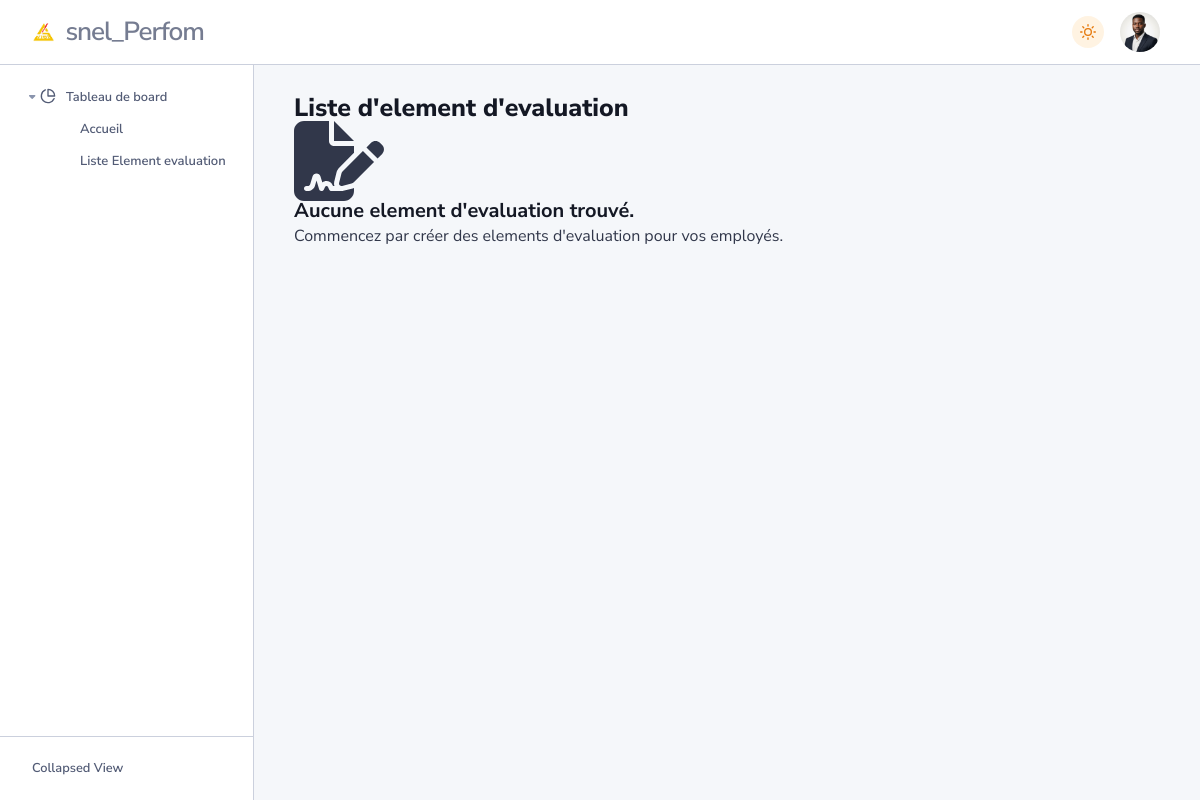
Before: /goals/element/liste/ (signed in) with the older database file.
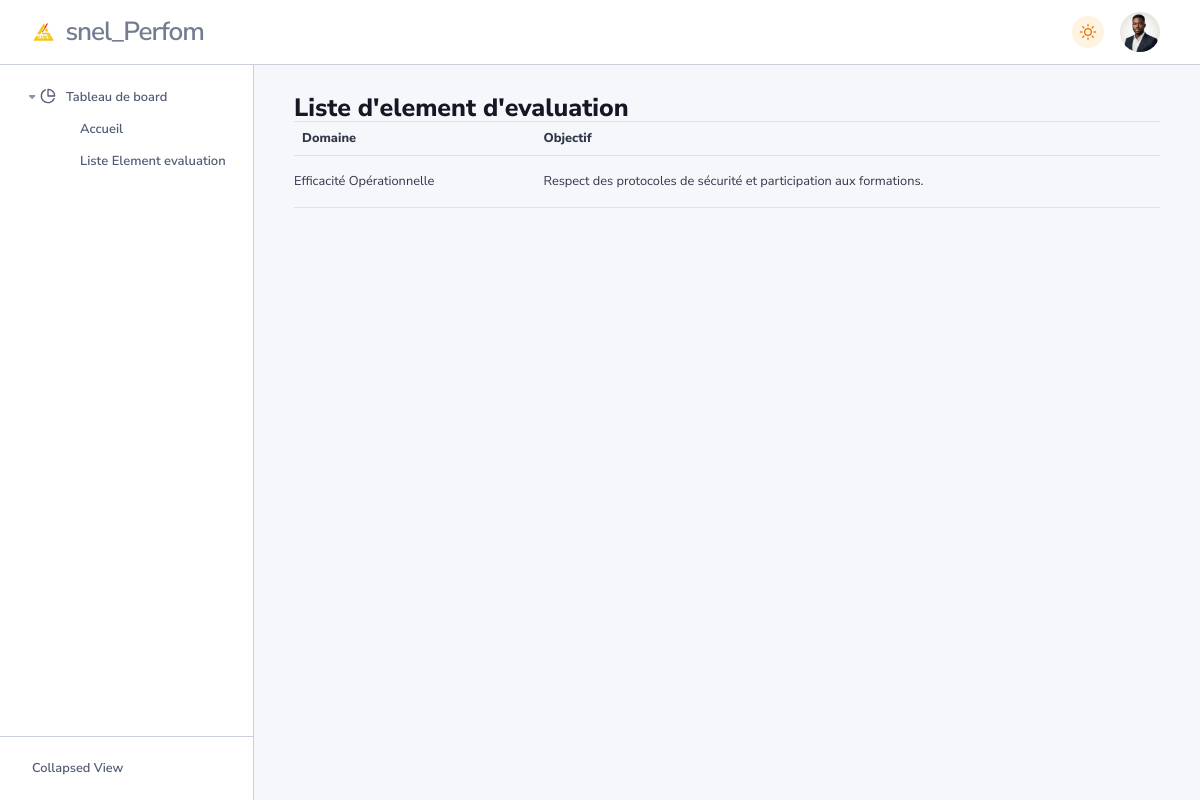
After: the same page with the newer database file.
### performance/models.py (models this page shows)
class ElementEvaluation(models.Model):
    DOMAINE = (
        ('Efficacité Opérationnelle', 'Efficacité Opérationnelle'),
        ('Qualité du Service Client', 'Qualité du Service Client'),
        ('Collaboration en Équipe', 'Collaboration en Équipe'),
        ('Sécurité au Travail', 'Sécurité au Travail'),
        ('Compétences Techniques', 'Compétences Techniques'),
    )
    domaine = models.CharField(choices=DOMAINE, max_length=100, verbose_name="Domaine")
    objectif = models.TextField(verbose_name="Objectif")
    date_creation = models.DateField(auto_now_add=True)
    create_by = models.ForeignKey(Employee, on_delete=models.SET_NULL, null=True, blank=True,)

### performance/views.py (the view)
# urls.py: path('element/liste/', ListeElementEvaluation.as_view(), name='element-liste'),
class ListeElementEvaluation(LoginRequiredMixin, ListView):
    model = ElementEvaluation
    context_object_name = 'elements'
    template_name = 'element_evaluation.html'

### templates/element_evaluation.html (shortened to what this page needs)
{% extends 'index.html' %}
{% load static %}
{% block content %}
<div class="content">
    <div class="card-header">
        <h3 class="mb-0">Liste d'element d'evaluation</h3>
    </div>
    <div class="goals-container">
        {% if elements %}
        <div class="table-responsive mx-n1 px-1 scrollbar">
            <table class="table fs-9 mb-0 border-top border-translucent">
                <thead>
                    <tr>
                        <th class="sort white-space-nowrap align-middle" scope="col" style="min-width:150px;">Domaine</th>
                        <th class="sort align-middle" scope="col" style="min-width:100px;">Objectif</th>
                    </tr>
                </thead>
                <tbody class="list">
                    {% for el in elements %}
                    <tr class="hover-actions-trigger btn-reveal-trigger position-static">
                        <td class="align-middle white-space-nowrap">{{ el.domaine }}</td>
                        <td class="align-middle">{{ el.objectif }}</td>
                    </tr>
                    {% endfor %}
                </tbody>
            </table>
        </div>
        {% else %}
        <div class="empty-state">
            <i class="fas fa-file-signature fa-5x"></i>
            <h4>Aucune element d'evaluation trouvé.</h4>
            <p>Commencez par créer des elements d'evaluation  pour vos employés.</p>
        </div>
        {% endif %}
    </div>
</div>
{% endblock %}

Changed rows visible on the page:
added ElementEvaluation: domaine "Efficacité Opérationnelle", objectif "Respect des protocoles de sécurité et participation aux formations."
Other visible differences:
text no longer shown: "Aucune element d'evaluation trouvé. Commencez par créer des elements d'evaluation pour vos employés."
text now shown: "Domaine Objectif"
